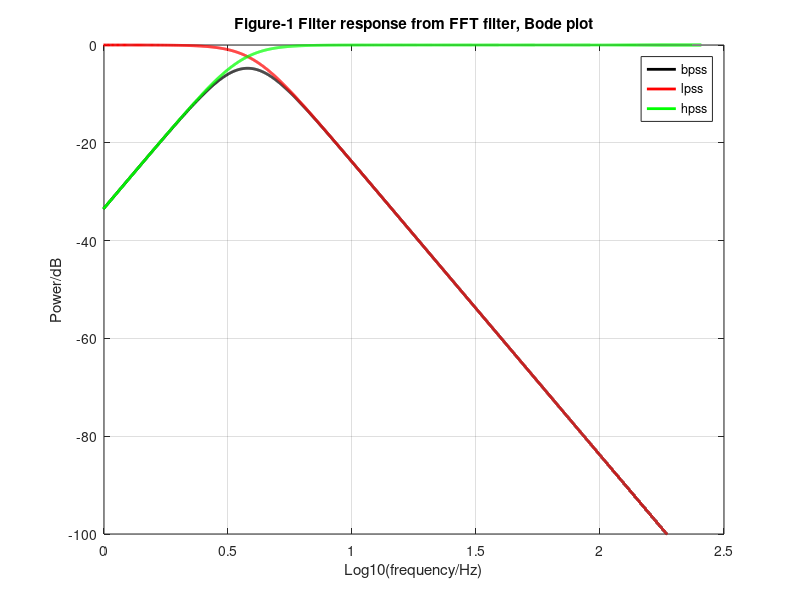
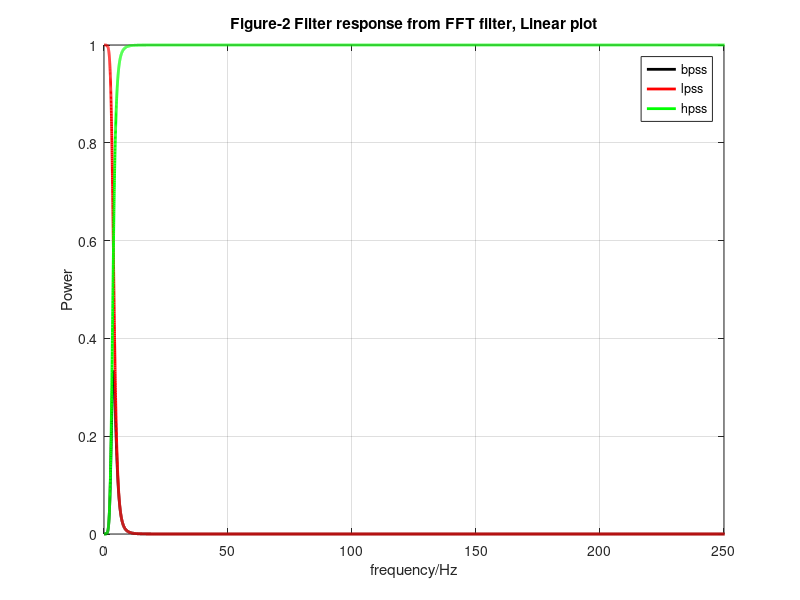
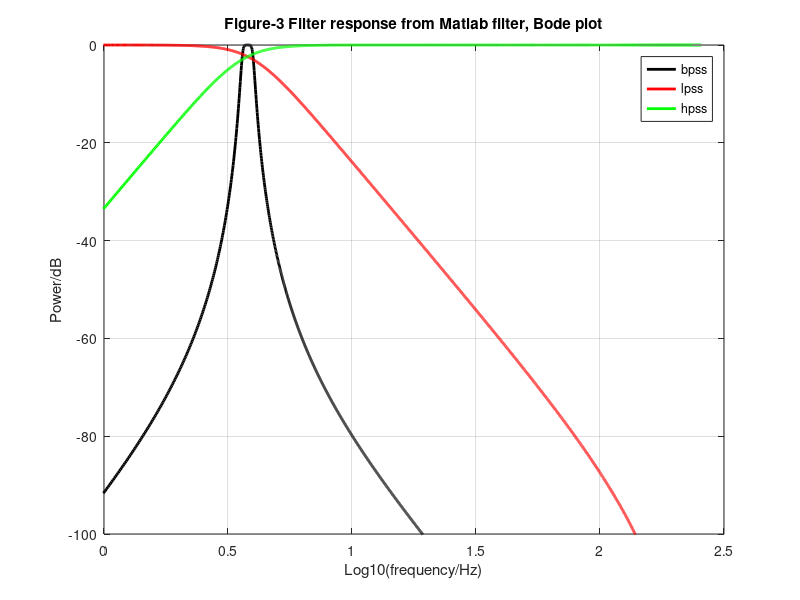
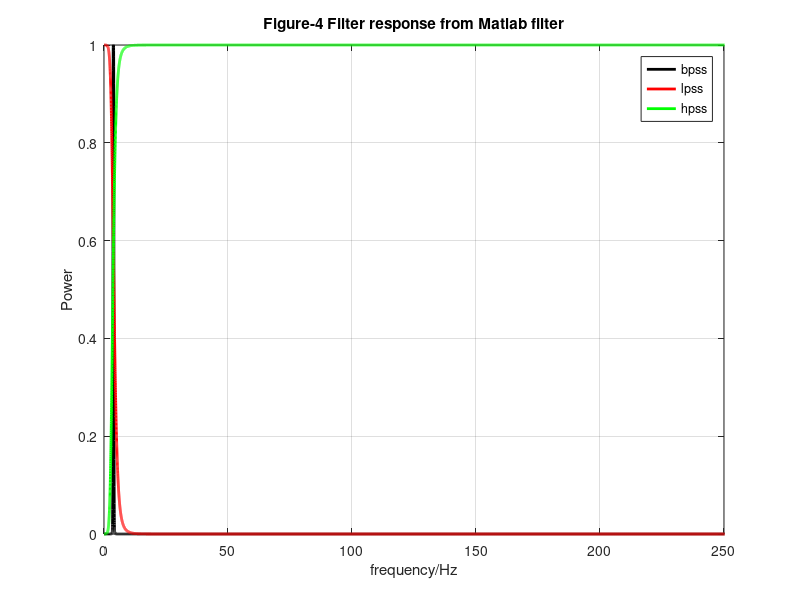

MATLAB code to generate these figures, in order:
%%% Comparison of the 3rd-order Butterworth filter used in nested frequency
%%% analyses in this article (He et al., 2010) with the 3rd-order
%%% Butterworth filter implemented by the function butter in Matlab. 
%%% Written by Biyu Jade He, March 2010, St. Louis. Email: biyu.jade.he@gmail.com

clear;
nsample = 40000; 
fs = 512;
delta = 1/fs;
order = 3;      %choose butterworth filter order
data = randn(1,nsample);
freq =fs * [0:nsample/2-1]/nsample;

%************ FFT BUTTERWORTH FILTER **************%
%%% set up butterworth filtering weights %%%
period = nsample/fs;
hzpbin = 1/period;
flo = 3.6;
fhi = 4;
i = [1:nsample/2+1];
r_lo = ((i-1)*hzpbin/flo).^(2*order);
factor_lo = r_lo./(1 + r_lo);
r_hi = ((i-1)*hzpbin/fhi).^(2*order);
factor_hi = 1./(1 + r_hi);
for i = nsample/2+2:nsample
    factor_lo(i) = factor_lo(nsample-i+2);
    factor_hi(i) = factor_hi(nsample-i+2);
end

%%% plot FFT filter response in Bode plot %%%
fftfilt_bp = factor_lo(1:20000).*factor_hi(1:20000);
fftfilt_bp_DB = 10*log10(fftfilt_bp);
fftfilt_lp_DB = 10*log10(factor_hi(1:20000));
fftfilt_hp_DB = 10*log10(factor_lo(1:20000));
figure(1); clf;
plot(log10(freq),fftfilt_bp_DB,'black','LineWidth',2.0)
hold on
plot(log10(freq),fftfilt_lp_DB,'r','LineWidth',2.0)
plot(log10(freq),fftfilt_hp_DB,'g','LineWidth',2.0)
title('Figure-1 Filter response from FFT filter, Bode plot');
axis([0 2.5 -100 0]);
grid on
legend('bpss','lpss','hpss');
xlabel('Log10(frequency/Hz)');
ylabel('Power/dB');

%%% plot FFT filter response in linear plot %%%
figure(2); clf;
plot(freq,fftfilt_bp,'black','LineWidth',2.0)
hold on
plot(freq,factor_hi(1:20000),'r','LineWidth',2.0)
plot(freq,factor_lo(1:20000),'g','LineWidth',2.0)
title('Figure-2 Filter response from FFT filter, Linear plot');
axis([0 250 0 1]);
grid on
legend('bpss','lpss','hpss');
xlabel('frequency/Hz');
ylabel('Power');

%%% plot raw filtered data %%%
fftx = fft(data);
for i = 1:nsample
   fftx_filt(i) = fftx(i) * sqrt(factor_lo(1,i) * factor_hi(1,i));
end
dataA = ifft(fftx_filt);
figure(5); clf;
plot(data,'black');
hold on
plot(dataA,'r');
axis([0 200 -3 3])


%********** BUTTERWORTH FILTER as suggested by MATLAB **********%
% http://www.mathworks.com/access/helpdesk/help/toolbox/signal/butter.html
%%% set up butterworth filter %%%
[lpb,lpa] = butter(order,fhi*2./fs,'low');
[hpb,hpa] = butter(order,flo*2./fs,'high');
[bpb,bpa]=butter(order,([flo fhi]*2)./fs,'bandpass');
dataB = filtfilt(bpb,bpa,data);
figure(5)
plot(dataB,'g');
legend('raw data','filtered by FFT Butterworth','filtered by Matlab Butter');

[lph,lpw] = freqz(lpb,lpa, nsample/2);
[hph,hpw] = freqz(hpb,hpa, nsample/2);
[bph,bpw] = freqz(bpb,bpa, nsample/2);

%%% visualize filter response %%%
figure(6);clf
freqz(lpb,lpa,128,fs);
title('Matlab lpss filter response')
figure(7);clf;
freqz(hpb,hpa,128,fs);
title('Matlab hpss filter response')
figure(8);clf;
freqz(bpb,bpa,128,fs);
title('Matlab bpss filter response')

%%% plot Matlab filter response in Bode plot %%%
figure(3); clf;
plot(log10(freq),10*log10(abs(bph).^2),'black','LineWidth',2.0);
hold on
plot(log10(freq),10*log10(abs(lph).^2),'r','LineWidth',2.0);
plot(log10(freq),10*log10(abs(hph).^2),'g','LineWidth',2.0);
title('Figure-3 Filter response from Matlab filter, Bode plot');
axis([0 2.5 -100 0]);
grid on
legend('bpss','lpss','hpss');
xlabel('Log10(frequency/Hz)');
ylabel('Power/dB');

%%% plot Matlab filter response in Linear plot %%%
figure(4); clf;
plot(freq,abs(bph).^2,'black','LineWidth',2.0);
hold on
plot(freq,abs(lph).^2,'r','LineWidth',2.0);
plot(freq,abs(hph).^2,'g','LineWidth',2.0);
title('Figure-4 Filter response from Matlab filter');
axis([0 250 0 1]);
grid on
legend('bpss','lpss','hpss');
xlabel('frequency/Hz');
ylabel('Power');
return;
